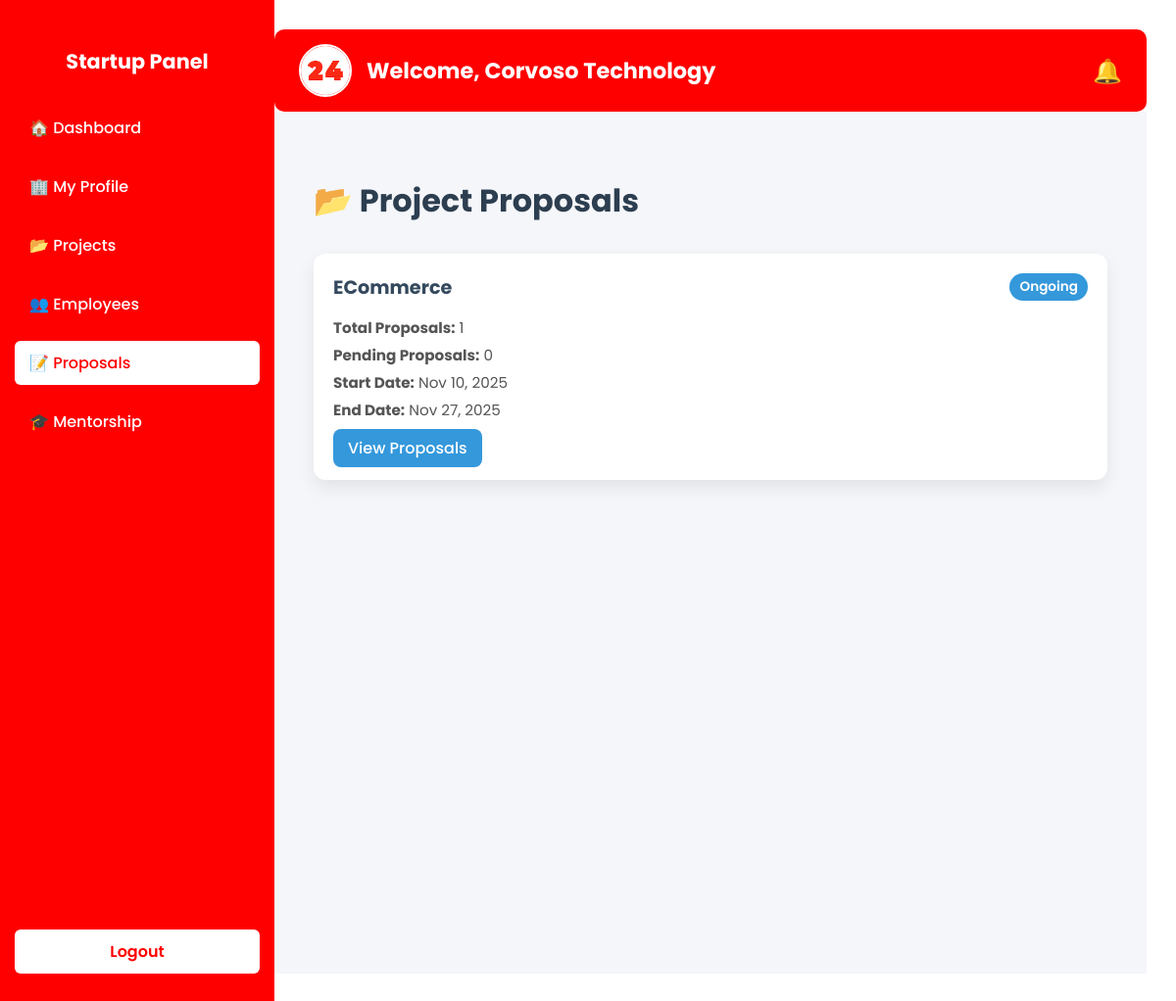
Page /startup/proposals/ (signed in) on the earlier database version.
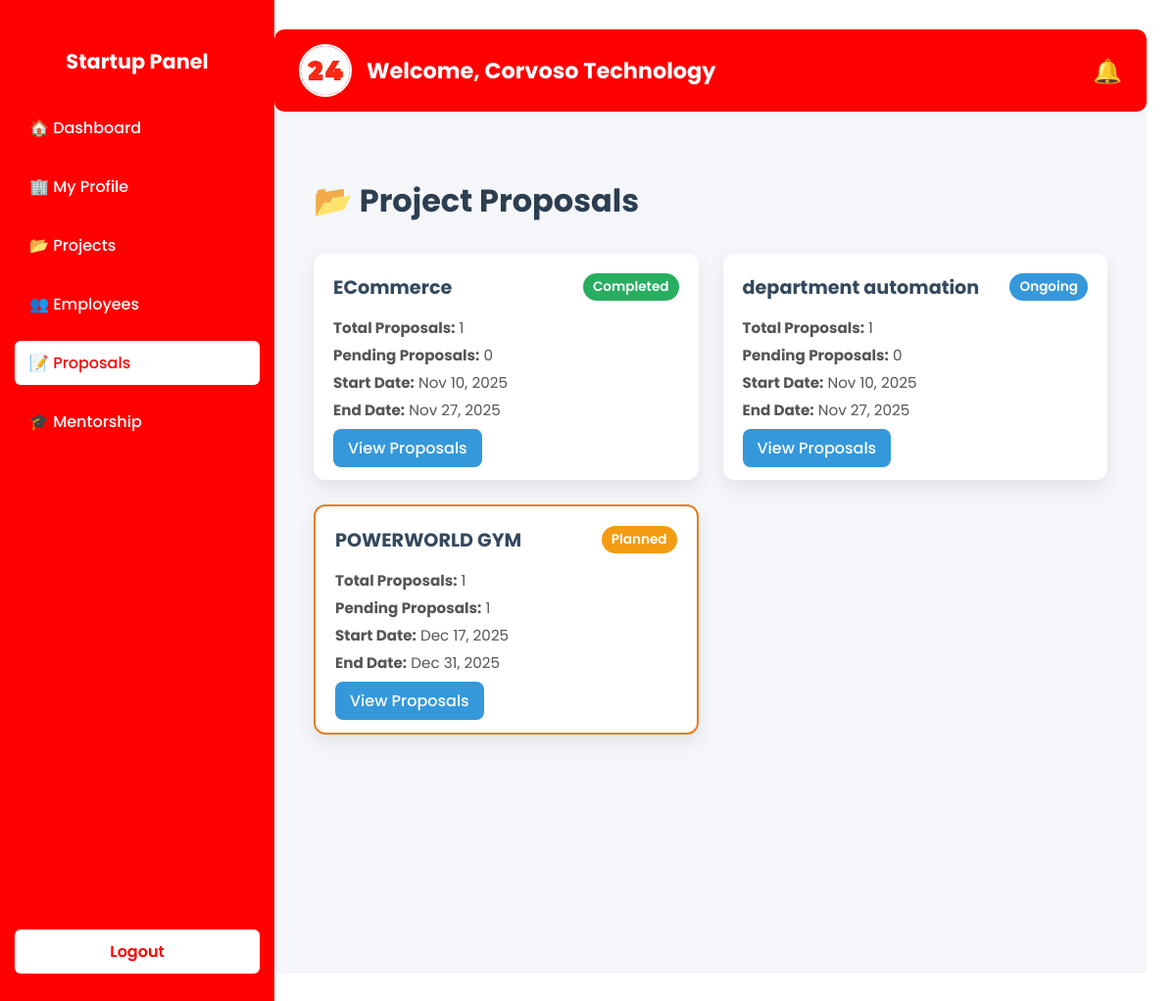
Same page on the later database version.
### projects/models.py (models this page shows, shortened)
class Project(models.Model):
    startup = models.ForeignKey(StartupProfile, on_delete=models.CASCADE, related_name="projects")
    name = models.CharField(max_length=200)
    description = models.TextField()
    requirements_file = models.FileField(upload_to='project_requirements/', blank=True, null=True)  # Local file storage
    start_date = models.DateField()
    end_date = models.DateField(blank=True, null=True)
    status = models.CharField(max_length=20, choices=[
        ('PLANNED', 'Planned'),
        ('ONGOING', 'Ongoing'),
        ('COMPLETED', 'Completed')
    ], default='PLANNED')
    assigned_to_freelancers = models.BooleanField(default=False)
    employees_assigned = models.ManyToManyField(Employee, blank=True, related_name='projects')

### startup/views.py (the view)
# urls.py: path('proposals/', views.project_proposals, name='project_proposals'),
@login_required
def project_proposals(request):
    startup = request.user.startup_profile
    projects_with_proposals = Project.objects.filter(
        startup=startup,
        proposals__isnull=False
    ).annotate(
        pending_count=Count('proposals', filter=Q(proposals__status='PENDING'))
    ).distinct()
    return render(request, 'project_proposals_list.html', {
        'profile': startup,
        'projects': projects_with_proposals
    })

### startup/templates/project_proposals_list.html (shortened to what this page needs)
{% extends 'base_startup.html' %}
{% load static %}
{% block content %}
<div class="page-container">
    <h2 class="page-title">📂 Project Proposals</h2>
    {% if projects %}
    <div class="projects-grid">
        {% for project in projects %}
        <div class="project-card {% if project.pending_count > 0 %}highlight{% endif %}">
            <div class="project-header">
                <h3>{{ project.name }}</h3>
                <span class="status {{ project.status|lower }}">{{ project.get_status_display }}</span>
            </div>
            <div class="project-info">
                <p><strong>Total Proposals:</strong> {{ project.proposals.count }}</p>
                <p><strong>Pending Proposals:</strong> {{ project.pending_count }}</p>
                <p><strong>Start Date:</strong> {{ project.start_date|date:"M d, Y" }}</p>
                <p><strong>End Date:</strong>
                    {% if project.end_date %}
                    {{ project.end_date|date:"M d, Y" }}
                    {% else %}
                    N/A
                    {% endif %}
                </p>
            </div>
            <div class="project-actions">
                <a href="{% url 'startup:project_proposals_detail' project.id %}" class="btn btn-primary">View
                    Proposals</a>
            </div>
        </div>
        {% endfor %}
    </div>
    {% else %}
    <p class="no-projects">No projects have received proposals yet.</p>
    {% endif %}
</div>
{% endblock %}

Differences in the rows shown:
changed Project "ECommerce": status "Ongoing" → "Completed"
now on this page (row edited): Project: name "department automation", status "Ongoing", proposals.count "1", pending_count "0", start_date "Nov 10, 2025", end_date "Nov 27, 2025"
added Project: name "POWERWORLD GYM", status "Planned", proposals.count "1", pending_count "1", start_date "Dec 17, 2025", end_date "Dec 31, 2025"
